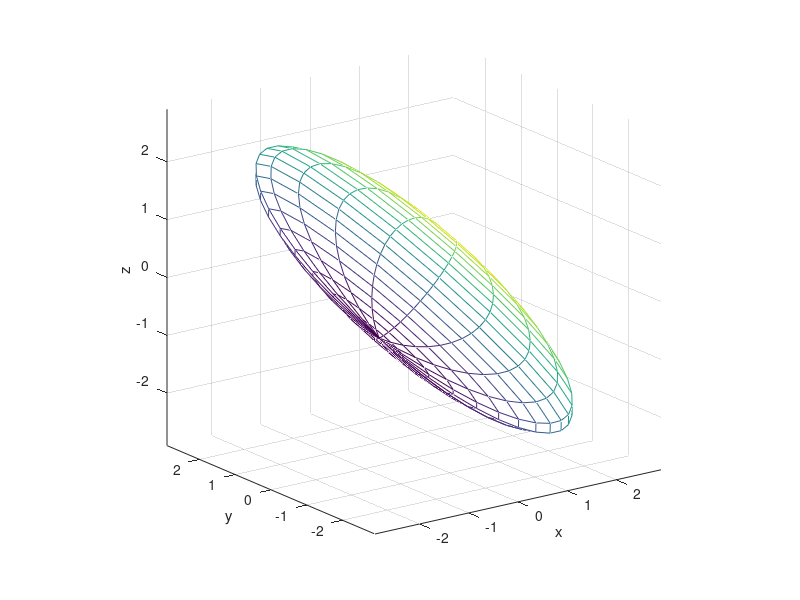

Write MATLAB code to recreate this figure.
[x, y, z] = ellipsoid(0, 0, 0, 4, 2, 1);

hMesh = mesh(x, y, z);

rotate(hMesh, [0 1 0], 45);

axis equal;      %# Make tick mark increments on all axes equal
view([-36 18]);  %# Change the camera viewpoint
xlabel('x');
ylabel('y');
zlabel('z');

xNew = get(hMesh, 'XData');  %# Get the rotated x points
yNew = get(hMesh, 'YData');  %# Get the rotated y points
zNew = get(hMesh, 'ZData');  %# Get the rotated z points